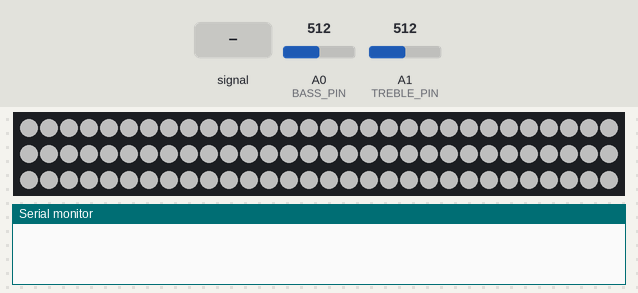
Simulated run of this sketch. Board: Arduino Uno, built with avr-gcc and run on an emulated ATmega328P. On the bench: 90 RGB LEDs in strip order, left to right, continuing on the next row, the last lines printed to the serial monitor. The inputs (shaded band) are chosen by the test bench; at power-on: A0 (BASS_PIN) = 512, A1 (TREBLE_PIN) = 512. Dim RGB values are drawn brighter than linear.

Above: at 3.0 s.
4.5 s: A0 (BASS_PIN) fed a 2 Hz sine of ±306 counts around its level
At 5.2 s:
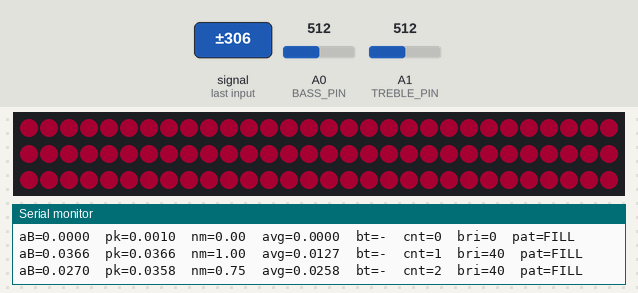
At 5.93 s:
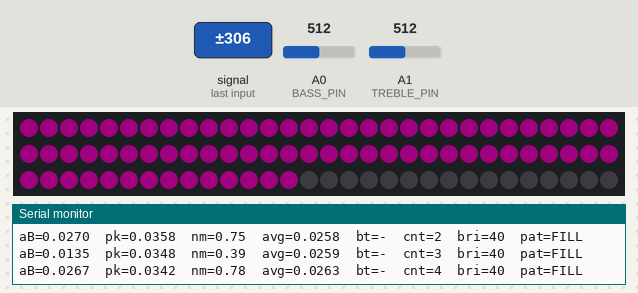
6.8 s: A0 (BASS_PIN) set to 306
At 6.94 s:
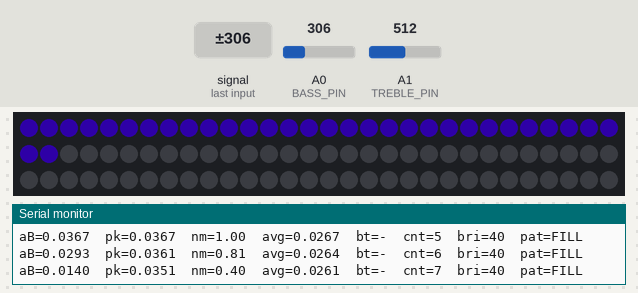
At 8.0 s:
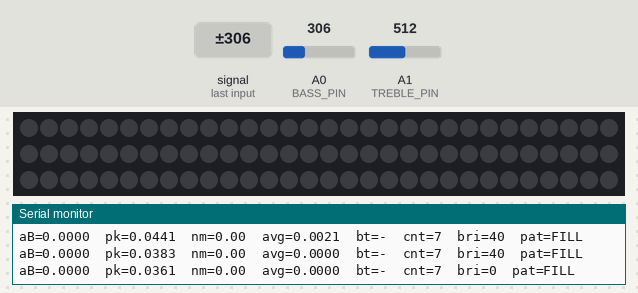

The sketch:

FINAL_TEST2.ino
```cpp
#include <Adafruit_NeoPixel.h>

// ── Hardware ──────────────────────────────────────────────────────────────────
#define BASS_PIN    A0
#define TREBLE_PIN  A1
#define LED_PIN     6
#define LED_COUNT   90

// ── Sampling ──────────────────────────────────────────────────────────────────
#define N_SAMPLES  64
#define SAMPLE_US  16

// ── IIR smoother ──────────────────────────────────────────────────────────────
#define IIR_A  0.60f
#define IIR_B  0.40f

// ── Calibration ───────────────────────────────────────────────────────────────
#define CAL_FRAMES  150
#define CAL_MARGIN  1.6f

// ── Peak tracker ──────────────────────────────────────────────────────────────
#define PEAK_DECAY  0.990f

// ── Beat detection ────────────────────────────────────────────────────────────
#define BEAT_RATIO     1.20f
#define BEAT_MIN_NORM  0.08f
#define ROLLING_LEN    20
#define MIN_BEAT_MS    280

// ── Pattern switching ─────────────────────────────────────────────────────────
#define BEATS_PER_TOGGLE  8

// ── Silence gate ──────────────────────────────────────────────────────────────
#define SILENCE_FRAMES  35

// ── Brightness ───────────────────────────────────────────────────────────────
#define BRIGHTNESS_MIN  40

// ── Chase ─────────────────────────────────────────────────────────────────────
#define CHASE_WINDOW    5
#define CHASE_SLOW_MS   70
#define CHASE_FAST_MS   12

// ── Fill curve ────────────────────────────────────────────────────────────────
#define FILL_POWER  1.5f

// ── Breathe ───────────────────────────────────────────────────────────────────
// Idle glow brightness (0–255) when no beat is happening
#define BREATHE_IDLE_BRI   30
// How fast the idle sine wave cycles (milliseconds per full cycle)
#define BREATHE_IDLE_MS    3000
// How fast brightness ramps UP on a beat hit (ms)
#define BREATHE_ATTACK_MS  80
// How fast brightness decays back to idle after a beat (ms)
#define BREATHE_DECAY_MS   500

// ─────────────────────────────────────────────────────────────────────────────
Adafruit_NeoPixel strip(LED_COUNT, LED_PIN, NEO_GRB + NEO_KHZ800);

float noiseFloorBass   = 0.0f;
float noiseFloorTreble = 0.0f;

float filteredBass   = 0.0f;
float filteredTreble = 0.0f;

float bassPeak   = 0.001f;
float treblePeak = 0.001f;

float   rollingBuf[ROLLING_LEN];
uint8_t rollingIdx  = 0;
float   rollingSum  = 0.0f;
bool    rollingFull = false;

unsigned long lastBeatMs    = 0;
uint8_t       beatCount     = 0;
uint8_t       activePattern = 0;

uint8_t silenceFrames = 0;

// Chase state
uint8_t       chaseHead   = 0;
int8_t        chaseDir    = 1;
unsigned long lastChaseMs = 0;

// Breathe state
float         breatheBri    = BREATHE_IDLE_BRI;   // current brightness (float for smooth math)
bool          breatheBeaten = false;               // are we in attack/decay phase?
unsigned long breatheBeatMs = 0;                   // when the last beat hit

// ─────────────────────────────────────────────────────────────────────────────
float measureACRms(uint8_t pin) {
  long readings[N_SAMPLES];
  long mean = 0;
  for (uint8_t i = 0; i < N_SAMPLES; i++) {
    readings[i] = analogRead(pin);
    delayMicroseconds(SAMPLE_US);
  }
  for (uint8_t i = 0; i < N_SAMPLES; i++) mean += readings[i];
  mean /= N_SAMPLES;
  long sumSq = 0;
  for (uint8_t i = 0; i < N_SAMPLES; i++) {
    long d = readings[i] - mean;
    sumSq += d * d;
  }
  return sqrt((float)sumSq / (float)N_SAMPLES) * (5.0f / 1023.0f);
}

// ─────────────────────────────────────────────────────────────────────────────
float updateRolling(float v) {
  rollingSum -= rollingBuf[rollingIdx];
  rollingBuf[rollingIdx] = v;
  rollingSum += v;
  rollingIdx++;
  if (rollingIdx >= ROLLING_LEN) { rollingIdx = 0; rollingFull = true; }
  uint8_t cnt = rollingFull ? ROLLING_LEN : (rollingIdx == 0 ? 1 : rollingIdx);
  return (cnt > 0) ? (rollingSum / cnt) : 0.001f;
}

// ─────────────────────────────────────────────────────────────────────────────
void calibrate() {
  strip.clear();
  strip.show();
  delay(300);

  float sumB = 0.0f, sumT = 0.0f;
  for (uint16_t f = 0; f < CAL_FRAMES; f++) {
    sumB += measureACRms(BASS_PIN);
    sumT += measureACRms(TREBLE_PIN);
    if (f % 10 == 0) {
      uint8_t px = (f / 10) % LED_COUNT;
      strip.setPixelColor(px, strip.Color(0, 60, 0));
      strip.show();
    }
  }

  noiseFloorBass   = (sumB / CAL_FRAMES) * CAL_MARGIN;
  noiseFloorTreble = (sumT / CAL_FRAMES) * CAL_MARGIN;
  if (noiseFloorBass   < 0.001f) noiseFloorBass   = 0.001f;
  if (noiseFloorTreble < 0.001f) noiseFloorTreble = 0.001f;

  for (uint8_t i = 0; i < LED_COUNT; i++)
    strip.setPixelColor(i, strip.Color(80, 80, 80));
  strip.show();
  delay(300);
  strip.clear();
  strip.show();

  Serial.print(F("CAL  bassFloor="));  Serial.print(noiseFloorBass,   4);
  Serial.print(F("  trebleFloor="));   Serial.println(noiseFloorTreble, 4);
}

// ─────────────────────────────────────────────────────────────────────────────
// Color palette: Blue → Purple → Pink/Magenta
// n = 0.0 → deep blue
// n = 0.5 → purple
// n = 1.0 → hot pink / magenta
// ─────────────────────────────────────────────────────────────────────────────
void normToRGB(float n, uint8_t &r, uint8_t &g, uint8_t &b) {
  if (n < 0.0f) n = 0.0f;
  if (n > 1.0f) n = 1.0f;

  if (n < 0.5f) {
    // Deep blue → Purple
    // Blue stays 255, red rises 0→180, green stays 0
    float t = n / 0.5f;
    r = (uint8_t)(180 * t);
    g = 0;
    b = 255;
  } else {
    // Purple → Hot pink / Magenta
    // Red rises 180→255, green stays 0, blue drops 255→80
    float t = (n - 0.5f) / 0.5f;
    r = (uint8_t)(180 + 75 * t);
    g = 0;
    b = (uint8_t)(255 - 175 * t);
  }
}

uint8_t scaleBy(uint8_t ch, uint8_t bri) {
  return (uint8_t)(((uint16_t)ch * bri) / 255);
}

// ─────────────────────────────────────────────────────────────────────────────
void setup() {
  Serial.begin(115200);
  for (uint8_t i = 0; i < ROLLING_LEN; i++) rollingBuf[i] = 0.0f;
  strip.begin();
  strip.setBrightness(255);
  strip.show();
  calibrate();
}

// ─────────────────────────────────────────────────────────────────────────────
void loop() {
  unsigned long now = millis();

  // ── 1. Measure ──────────────────────────────────────────────────────────────
  float bassRaw   = measureACRms(BASS_PIN);
  float trebleRaw = measureACRms(TREBLE_PIN);

  // ── 2. IIR smooth ───────────────────────────────────────────────────────────
  filteredBass   = (IIR_A * filteredBass)   + (IIR_B * bassRaw);
  filteredTreble = (IIR_A * filteredTreble) + (IIR_B * trebleRaw);

  // ── 3. Signal above noise floor ─────────────────────────────────────────────
  float activeBass   = filteredBass   - noiseFloorBass;
  float activeTreble = filteredTreble - noiseFloorTreble;
  if (activeBass   < 0.0f) activeBass   = 0.0f;
  if (activeTreble < 0.0f) activeTreble = 0.0f;

  // ── 4. Silence gate ─────────────────────────────────────────────────────────
  if (activeBass < 0.001f) {
    if (silenceFrames < 255) silenceFrames++;
  } else {
    silenceFrames = 0;
  }
  bool isSilent = (silenceFrames > SILENCE_FRAMES);

  // ── 5. Update peaks ─────────────────────────────────────────────────────────
  if (!isSilent) {
    if (activeBass   > bassPeak)   bassPeak   = activeBass;
    else                           bassPeak  *= PEAK_DECAY;
    if (bassPeak   < 0.001f)       bassPeak   = 0.001f;

    if (activeTreble > treblePeak) treblePeak = activeTreble;
    else                           treblePeak *= PEAK_DECAY;
    if (treblePeak < 0.001f)       treblePeak = 0.001f;
  }

  // ── 6. Normalise ────────────────────────────────────────────────────────────
  float normBass   = activeBass   / bassPeak;
  float normTreble = activeTreble / treblePeak;
  if (normBass   > 1.0f) normBass   = 1.0f;
  if (normTreble > 1.0f) normTreble = 1.0f;

  // ── 7. Beat detection ───────────────────────────────────────────────────────
  float rollingAvg = updateRolling(activeBass);
  bool  beat       = false;

  if (!isSilent &&
      activeBass > rollingAvg * BEAT_RATIO &&
      normBass   > BEAT_MIN_NORM           &&
      (now - lastBeatMs) > (unsigned long)MIN_BEAT_MS) {

    beat       = true;
    lastBeatMs = now;
    beatCount++;

    if (beatCount >= BEATS_PER_TOGGLE) {
      beatCount     = 0;
      activePattern = (activePattern + 1) % 3;   // cycles 0→1→2→0
    }
  }

  // ── 8. Color from bass ──────────────────────────────────────────────────────
  uint8_t r, g, b;
  normToRGB(normBass, r, g, b);

  // ── 9. Brightness from treble ───────────────────────────────────────────────
  uint8_t brightness = 0;
  if (!isSilent) {
    brightness = (uint8_t)(BRIGHTNESS_MIN +
                 normTreble * (255 - BRIGHTNESS_MIN));
  }

  // ── 10. Render ──────────────────────────────────────────────────────────────
  strip.clear();

  if (!isSilent) {

    // ─ PATTERN 0: FILL ────────────────────────────────────────────────────
    if (activePattern == 0) {
      float fillNorm = pow(normBass, 1.0f / FILL_POWER);
      if (fillNorm > 1.0f) fillNorm = 1.0f;
      uint8_t litCount = (uint8_t)(fillNorm * LED_COUNT + 0.5f);

      for (uint8_t i = 0; i < litCount; i++) {
        strip.setPixelColor(i,
          strip.Color(scaleBy(r, brightness),
                      scaleBy(g, brightness),
                      scaleBy(b, brightness)));
      }
    }

    // ─ PATTERN 1: CHASE ───────────────────────────────────────────────────
    else if (activePattern == 1) {
      unsigned long stepMs = (unsigned long)(
        CHASE_SLOW_MS - normTreble * (CHASE_SLOW_MS - CHASE_FAST_MS));
      if (stepMs < 10) stepMs = 10;

      if ((now - lastChaseMs) >= stepMs) {
        lastChaseMs = now;
        if (beat) chaseDir = -chaseDir;

        if (chaseDir > 0) {
          chaseHead = (uint8_t)((chaseHead + 1) % LED_COUNT);
        } else {
          chaseHead = (chaseHead == 0)
                        ? (uint8_t)(LED_COUNT - 1)
                        : (uint8_t)(chaseHead - 1);
        }
      }

      for (uint8_t w = 0; w < CHASE_WINDOW; w++) {
        uint8_t px = (chaseDir > 0)
          ? (uint8_t)((chaseHead + LED_COUNT - w) % LED_COUNT)
          : (uint8_t)((chaseHead + w)              % LED_COUNT);

        uint8_t trailBri = (uint8_t)(
          (uint16_t)brightness * (CHASE_WINDOW - w) / CHASE_WINDOW);

        strip.setPixelColor(px,
          strip.Color(scaleBy(r, trailBri),
                      scaleBy(g, trailBri),
                      scaleBy(b, trailBri)));
      }
    }

    // ─ PATTERN 2: BREATHE ─────────────────────────────────────────────────
    else {
      // On a beat: jump to full brightness and start decay
      if (beat) {
        breatheBri    = 255.0f;
        breatheBeaten = true;
        breatheBeatMs = now;
      }

      if (breatheBeaten) {
        // Exponential decay back toward idle after the beat
        unsigned long elapsed = now - breatheBeatMs;
        float decayT = (float)elapsed / (float)BREATHE_DECAY_MS;
        if (decayT >= 1.0f) {
          // Decay finished — back to idle sine
          breatheBeaten = false;
          breatheBri    = BREATHE_IDLE_BRI;
        } else {
          // Smooth ease-out: starts fast, slows near idle
          float eased = 1.0f - decayT * decayT;
          breatheBri  = BREATHE_IDLE_BRI +
                        (255.0f - BREATHE_IDLE_BRI) * eased;
        }
      } else {
        // Idle: gentle sine wave breathe
        float phase = (float)(now % (unsigned long)BREATHE_IDLE_MS)
                      / (float)BREATHE_IDLE_MS;
        // sine goes 0→1→0 over one cycle
        float s    = (sin(phase * 2.0f * 3.14159f - 1.5708f) + 1.0f) * 0.5f;
        breatheBri = BREATHE_IDLE_BRI + s * (80.0f - BREATHE_IDLE_BRI);
      }

      uint8_t bri8 = (uint8_t)breatheBri;
      for (uint8_t i = 0; i < LED_COUNT; i++) {
        strip.setPixelColor(i,
          strip.Color(scaleBy(r, bri8),
                      scaleBy(g, bri8),
                      scaleBy(b, bri8)));
      }
    }
  }

  // ── Breathe idle runs even during silence (dim ambient glow) ────────────────
  else if (activePattern == 2) {
    float phase = (float)(now % (unsigned long)BREATHE_IDLE_MS)
                  / (float)BREATHE_IDLE_MS;
    float s     = (sin(phase * 2.0f * 3.14159f - 1.5708f) + 1.0f) * 0.5f;
    uint8_t bri8 = (uint8_t)(BREATHE_IDLE_BRI * s);

    // Use a fixed mid-purple color during silence
    for (uint8_t i = 0; i < LED_COUNT; i++) {
      strip.setPixelColor(i, strip.Color(
        scaleBy(90,  bri8),   // r
        scaleBy(0,   bri8),   // g
        scaleBy(255, bri8))); // b
    }
  }

  strip.show();

  // ── 11. Serial debug ────────────────────────────────────────────────────────
  static unsigned long lastLog = 0;
  if (now - lastLog > 300) {
    lastLog = now;
    Serial.print(F("aB="));    Serial.print(activeBass,   4);
    Serial.print(F("  pk="));  Serial.print(bassPeak,     4);
    Serial.print(F("  nm="));  Serial.print(normBass,     2);
    Serial.print(F("  avg=")); Serial.print(rollingAvg,   4);
    Serial.print(F("  bt="));  Serial.print(beat ? "Y" : "-");
    Serial.print(F("  cnt=")); Serial.print(beatCount);
    Serial.print(F("  bri=")); Serial.print(brightness);
    Serial.print(F("  pat="));
    Serial.println(activePattern == 0 ? "FILL" :
                   activePattern == 1 ? "CHASE" : "BREATHE");
  }
}
```

Measured:
- after the input at 4.5 s, the LEDs: change at once (image 1)
- after the input at 6.8 s, the LEDs: change after 0.09 s (image 3)
